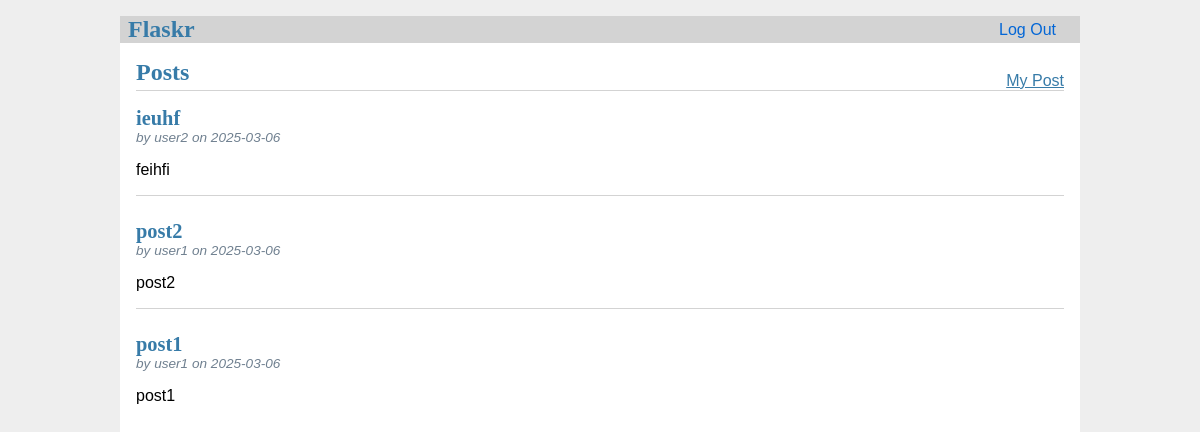
The app's page / (signed in) with its own data.
### tables this page shows
CREATE TABLE post (
  id INTEGER PRIMARY KEY AUTOINCREMENT,
  author_id INTEGER NOT NULL,
  created TIMESTAMP NOT NULL DEFAULT CURRENT_TIMESTAMP,
  title TEXT NOT NULL,
  body TEXT NOT NULL,
  FOREIGN KEY (author_id) REFERENCES user (id)
);

CREATE TABLE user (
  id INTEGER PRIMARY KEY AUTOINCREMENT,
  username TEXT UNIQUE NOT NULL,
  password TEXT NOT NULL,
  is_admin BOOLEAN NOT NULL DEFAULT 0,
  is_blocked BOOLEAN NOT NULL DEFAULT 0
);

### flaskr/blog.py (the view)
@bp.route('/')
@login_required
def index():
    db = get_db()
    posts = db.execute(
        'SELECT p.id, title, body, created, author_id, username'
        ' FROM post p JOIN user u ON p.author_id = u.id'
        ' ORDER BY created DESC'
    ).fetchall()
    return render_template('blog/index.html', posts=posts)

### flaskr/auth.py (called while the page is built)
@bp.before_app_request
def load_logged_in_user():
    user_id = session.get('user_id')
    if user_id is None:
        g.user = None
    else:
        g.user = get_db().execute(
            'SELECT * FROM user WHERE id = ?', (user_id,)
        ).fetchone()

def login_required(view):
    @functools.wraps(view)
    def wrapped_view(**kwargs):
        if g.user is None:
            return redirect(url_for('auth.login'))
        return view(**kwargs)
    return wrapped_view

### flaskr/db.py (called while the page is built)
def get_db():
    if 'db' not in g:
        g.db = sqlite3.connect(
            current_app.config['DATABASE'],
            detect_types=sqlite3.PARSE_DECLTYPES
        )
        g.db.row_factory = sqlite3.Row
    return g.db

### flaskr/templates/blog/index.html (shortened to what this page needs)
{% extends 'base.html' %}
{% block header %}
  <h1>{% block title %}Posts{% endblock %}</h1>
  {% if g.user %}
    <div class="nav-right">
      <a href="{{ url_for('blog.my_posts') }}">My Post</a>
    </div>
  {% endif %}
{% endblock %}
{% block content %}
  {% for post in posts %}
    <article class="post">
      <header>
        <div>
          <h1>{{ post['title'] }}</h1>
          <div class="about">by {{ post['username'] }} on {{ post['created'].strftime('%Y-%m-%d') }}</div>
        </div>
      </header>
      <p class="body">{{ post['body'] }}</p>
    </article>
    {% if not loop.last %}
      <hr>
    {% endif %}
  {% endfor %}
{% endblock %}

### flaskr/static/style.css (style rules this page uses)
h1 { font-family: serif; color: #377ba8; margin: 1rem 0; }
a { color: #377ba8; }
hr { border: none; border-top: 1px solid lightgray; }
.content > header h1 { flex: auto; margin: 1rem 0 0.25rem 0; }
.post > header { display: flex; align-items: flex-end; font-size: 0.85em; }
.post > header > div:first-of-type { flex: auto; }
.post > header h1 { font-size: 1.5em; margin-bottom: 0; }
.post .about { color: slategray; font-style: italic; }
.post .body { white-space: pre-line; }

### flaskr/templates/blog/index.html (style rules this page uses)
.nav-right { float: right }

### records on screen
post: title "ieuhf", username "user2", created "2025-03-06", body "feihfi"
post: title "post2", username "user1", created "2025-03-06", body "post2"
post: title "post1", username "user1", created "2025-03-06", body "post1"
